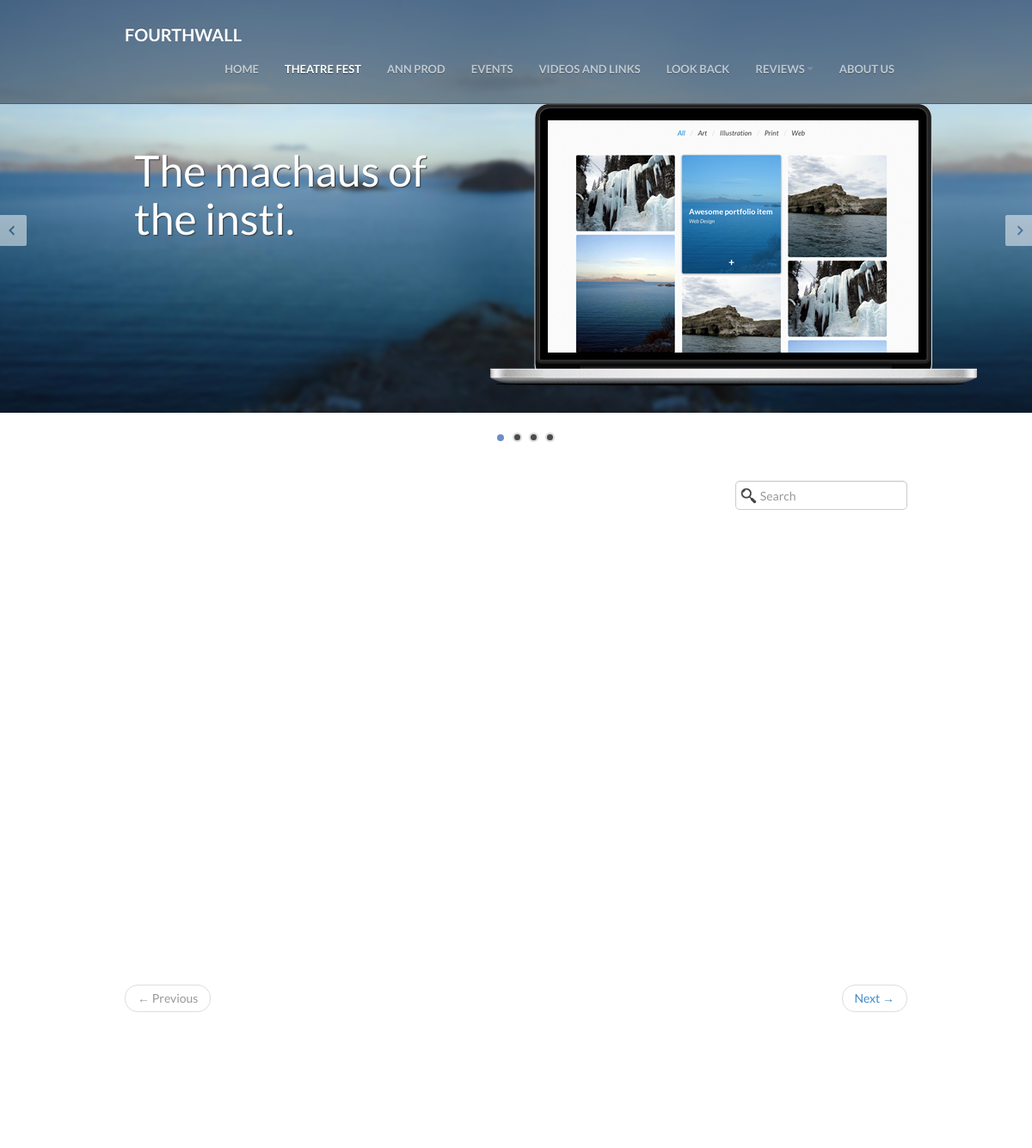
Page /theatre-fest.php?sub=all (upper part) on the earlier database version.
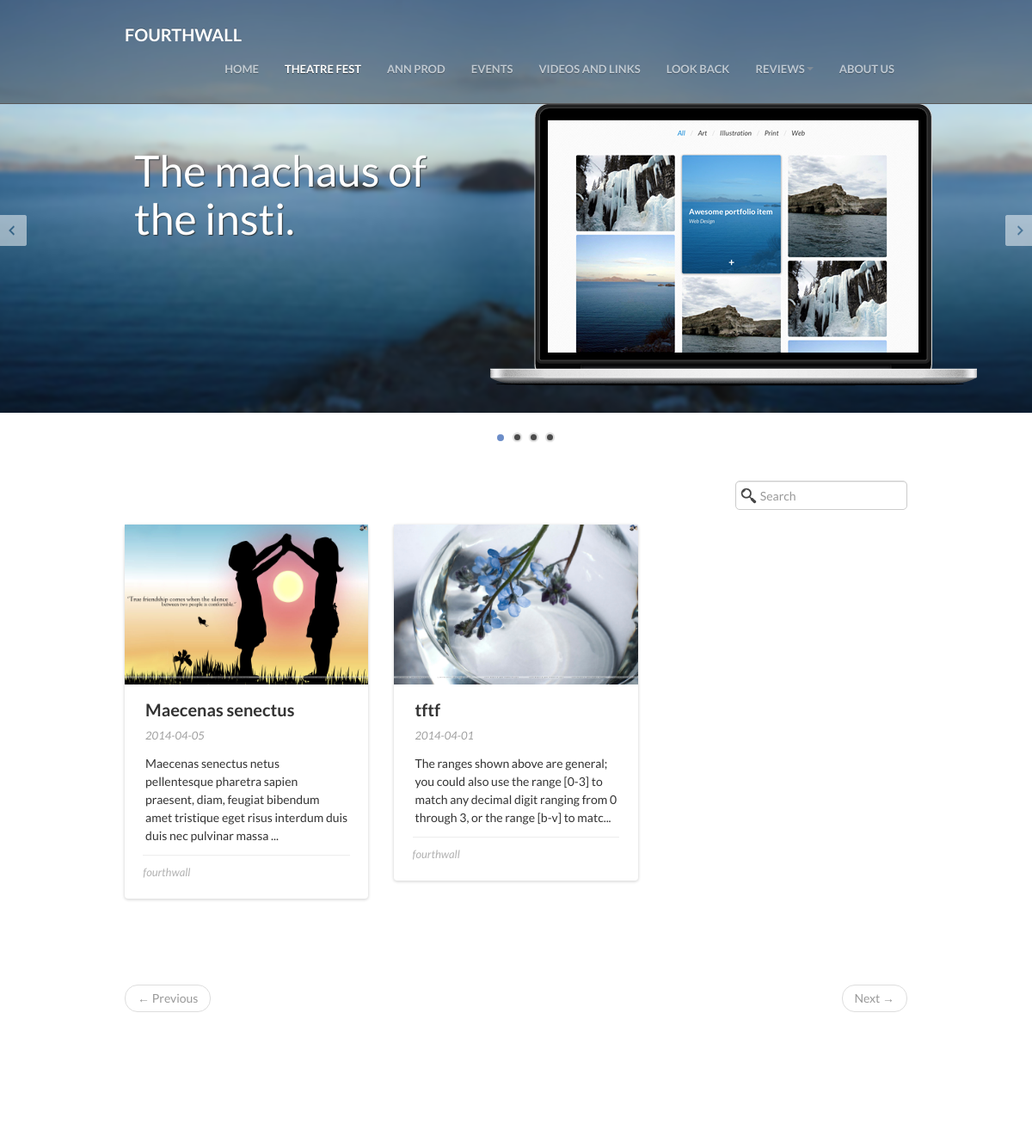
Same page on the later database version.
### tables this page shows
CREATE TABLE IF NOT EXISTS `tf` (
  `ID` int(11) NOT NULL AUTO_INCREMENT,
  `name` varchar(255) NOT NULL,
  `descr` text NOT NULL,
  `content` mediumtext,
  `dated` date DEFAULT NULL,
  `type` int(11) NOT NULL DEFAULT '1',
  PRIMARY KEY (`ID`)
);

### theatre-fest.php (the view, shortened to what this page needs)
<!DOCTYPE html>
<html>
<head>
    <link href="css/bootstrap/bootstrap.min.css" rel="stylesheet" />
    <link rel="stylesheet" href="css/compiled/bootstrap-overrides.css" type="text/css" />
    <link rel="stylesheet" type="text/css" href="css/compiled/theme.css" />
    <link rel="stylesheet" href="css/compiled/index.css" type="text/css" media="screen" />
    <link rel="stylesheet" type="text/css" href="css/lib/animate.css" media="screen, projection" />
    <link rel="stylesheet" href="css/compiled/blog.css" type="text/css" media="screen" />
</head>
<body class="pull_top">
    <?php include 'nav-bar fixed.php'; ?>
    <section id="feature_slider" class="lol">
        <article class="slide" id="showcasing" style="background: url('img/backgrounds/landscape.png') repeat-x top center;">
            <img class="asset left-30 sp600 t120 z1" src="img/slides/scene1/macbook.png" />
            <div class="info">
                <h2>The machaus of the insti.</h2>
            </div>
        </article>
    </section>
     <div id="blog">
        <div class="container">
            <div class="section_header">
                <input type="text" class="search-query form-control" placeholder="Search">
            </div>
            <?php
                if ((!isset($_GET['pagenum'])) || (!is_numeric($_GET['pagenum'])) || ($_GET['pagenum'] < 1)) { $pagenum = 1; }
                else { $pagenum = $_GET['pagenum']; }
                     $subt=$_GET['sub'];
                        if($_GET["sub"]=="all")
                        {$result = mysql_query("SELECT * FROM tf") or die('cant fetch data');}
                        else
                        {$result = mysql_query("SELECT * FROM tf WHERE type = $subt") or die('cant fetch data');}
                        $rows = mysql_num_rows($result);
                        $page_rows = 9;
                        $last = ceil($rows/$page_rows);
                        $max = ($pagenum - 1) * $page_rows;
                        if($_GET["sub"]=="all")
                        $result2 = mysql_query("SELECT  * from tf where ID > $max order by ID asc limit $page_rows") or die(mysql_error());
                        else
                        $result2 = mysql_query("SELECT  * from tf where ID > $max AND type = $subt order by ID asc limit $page_rows") or die(mysql_error());
                        echo '
                                    <div class="row post_row">';
                        while($row = mysql_fetch_array( $result2 ))
                        {
                                        $files = scandir('img/tf pics');
                                        foreach($files as $file)
                                        {
                                             if($file=='.' || $file == '..') continue;
                                              $picid=explode('.', $file);
                                              if(trim($picid[0])==$row["ID"]."@1")
                                              {
                                                $mainpic=$file;
                                                break;
                                              }
                                        }
                                    echo '
                                        <div class="col-sm-4">
                                            <div class="post">
                                                <div class="img">
                                                    <a href="blogpost.php?type=tf&id='. $row["ID"] .'">
                                                        <img src="img/tf pics/'.$mainpic.'" alt="" class="img-responsive" />
                                                    </a>
                                                </div>
                                                <div class="text">
                                                    <h5><a href="blogpost.php?type=tf&id='. $row["ID"] .'">'. $row["name"].'</a></h5>
                                                    <span class="date">'. $row["dated"] .'</span>
                                                    <p>
                                                    ' . substr($row["descr"], 0,150) ."...". '</p>
                                                </div>
                                                <div class="author_box">
                                                    <h6> fourthwall </h6>
                                                </div>
                                                <a class="plus_wrapper" href="blogpost.php?type=tf&id='. $row["ID"] .'">
                                                    <span>&#43;</span>
                                                </a>
                                            </div></div>';
                                            $mainpic="";
                               }
                            echo '</div>';
                            if($last==1)
                            {
                                    echo'
                                        <div class="paginator-container">
                                            <ul class="pager">
                                            <li class="previous disabled"><a href="#">&larr; Previous</a></li>
                                            <li class="next disabled"><a href="">Next &rarr;</a></li>
                                            </ul>
                                        </div>
                                    </div>
                                    </div>
                                </div>';
                            }
                           else if ($pagenum == 1)
                            {
                                 echo'
                                        <div class="paginator-container">
                                            <ul class="pager">
                                            <li class="previous disabled"><a href="#">&larr; Previous</a></li>
                                            <li class="next"><a href="'.$_SERVER['PHP_SELF'].'?pagenum='.($pagenum+1).'&sub='.$subt.'">Next &rarr;</a></li>
                                            </ul>
                                        </div>
                                    </div>
                                    </div>
                                </div>';
                            }
?>
</body>
</html>

### nav-bar fixed.php (shortened to what this page needs)
<div class="navbar navbar-inverse navbar-fixed-top" role="navigation">
    <div class="container">
        <div class="navbar-header">
            <a href="index.php" class="navbar-brand"><strong>FOURTHWALL</strong></a>
        </div>
        <div class="collapse navbar-collapse navbar-ex1-collapse" role="navigation">
            <ul class="nav navbar-nav navbar-right">
                <li id="home" ><a href="index.php">HOME</a></li>
                <li id="tfest" ><a href="theatre-fest.php?sub=all">THEATRE FEST</a></li>
                <li id="annprod" ><a href="ann-prod.php">ANN PROD</a></li>
                <li id="events" ><a href="events.php?sub=all">EVENTS</a></li>
                <li id="videos" ><a href="http://www.youtube.com/user/fourthwalliitb">VIDEOS AND LINKS</a></li>
                <li id="lookback" ><a href="lookback.php">LOOK BACK</a></li>
                <li id="reviews" class="dropdown">
                    <a href="#" class="dropdown-toggle" data-toggle="dropdown">REVIEWS<b class="caret"></b></a>
                </li>
                <li id="about" ><a href="about-us.php">ABOUT US</a></li>
            </ul>
        </div>
    </div>
</div>

### css/compiled/theme.css (style rules this page uses)
html { margin: 0; }
body { position: relative; -webkit-font-smoothing: antialiased; font-family: 'Lato', sans-serif !important; padding-top: 107px; line-height: 20px; }
body h1, body h2, body h3, body h4, body h5, body h6, body .h1, body .h2, body .h3, body .h4, body .h5, body .h6 { font-family: 'Lato', sans-serif !important; font-weight: bold; color: inherit; text-rendering: optimizelegibility; }
body h1, body h2, body h3 { line-height: 40px; }
body h2 { font-size: 31.5px; }
input[type="text"], input[type="password"], input[type="submit"], textarea { font-family: 'Lato', Helvetica; }
body.pull_top { padding-top: 0px !important; }
.navbar { padding: 10px 0px 10px 0px; }
.navbar.navbar-inverse { background: rgba(0, 0, 0, 0.4); border-bottom: 1px solid #585858; }
.navbar.navbar-inverse .nav > li > a { font-size: 13px; font-weight: bold; color: #fff; text-shadow: 0 1px 0 rgba(0, 0, 0, 0.5); opacity: .6; filter: alpha(opacity=60); -webkit-transition: all .2s linear; -moz-transition: all .2s linear; transition: all .2s linear; padding: 10px 15px 10px; text-decoration: none; }
.navbar.navbar-inverse .nav > li.active > a { color: #fff; opacity: 1; filter: alpha(opacity=100); background-color: transparent; }
.navbar .container { margin-top: 10px; margin-bottom: 10px; -webkit-transition: margin .2s ease-in-out; -moz-transition: margin .2s ease-in-out; transition: margin .2s ease-in-out; }
.navbar .container .navbar-header .navbar-brand { color: #fff; text-shadow: 0 -1px 0 rgba(0, 0, 0, 0.25); font-size: 20px; margin-left: -20px; padding: 10px 20px 10px; }
.navbar .container .collapse .nav .dropdown .caret { margin-bottom: 4px; }
.section_header { width: 100%; margin-bottom: 60px; }

### css/compiled/index.css (style rules this page uses)
#feature_slider { height: 720px; height: 480px; background: #262626; z-index: 1; margin-bottom: 40px; }
#feature_slider .slide { width: 100%; height: 480px; position: absolute; display: none; overflow: hidden; z-index: 1; -webkit-background-size: cover !important; -moz-background-size: cover !important; -o-background-size: cover !important; background-size: cover !important; }
#feature_slider .slide.active { z-index: 2; }
#feature_slider .slide#showcasing .info { position: absolute; top: 150px; left: 13%; width: 30%; display: none; z-index: 10; }
#feature_slider .slide#showcasing .info h2 { color: #fff; font-size: 50px; font-weight: normal; line-height: 56px; text-shadow: 1px 1px 1px #31393d; }
#feature_slider .slide .info { display: none; z-index: 10; }
#feature_slider .slide .asset, #feature_slider .slide .fade { position: absolute; display: none; }

### css/compiled/blog.css (style rules this page uses)
#blog { margin-top: 70px; }
#blog .section_header input[type="text"] { float: right; margin-top: 9px; background: url("../../img/search.png") white no-repeat 5px; padding-left: 28px; width: 22%; border-radius: 5px; }
#blog .post_row { margin-bottom: 40px; height: 495px; }
#blog .post_row .post { background: #fff; margin-left: 0; border-radius: 4px; box-shadow: 0 1px 3px 1px #E0E0E0; }
#blog .post_row .post .img { position: relative; }
#blog .post_row .post .img img { min-height: 186px; }
#blog .post_row .post .text { margin: 18px auto 0; width: 83%; }
#blog .post_row .post .text h5 { margin: 0 0 8px 0; font-size: 20px; line-height: 23px; }
#blog .post_row .post .text h5 a { color: #333; }
#blog .post_row .post .text span.date { color: #9F9F9F; display: block; margin-bottom: 12px; font-style: italic; font-size: 13px; }
#blog .post_row .post .text p { margin: 0; line-height: 21px; font-size: 14px; }
#blog .post_row .post .author_box { margin: 12px auto 0; border-top: 1px solid #EDEDED; overflow: hidden; text-align: left; width: 85%; padding-top: 12px; padding-bottom: 20px; }
#blog .post_row .post .author_box h6 { margin: 0 0 3px 0; font-size: 13px; line-height: 15px; font-style: italic; font-weight: normal; color: #B2B2B2; }
#blog .paginator-container { text-align: center; }

Differences in the rows shown:
added tf: shows a picture, name "Maecenas senectus", dated "2014-04-05", descr "Maecenas senectus netus pellentesque pharetra sapien praesent, diam, feugiat bibendum amet tristique eget risus interdum duis duis nec pulvinar massa"
added tf: shows a picture, name "tftf", dated "2014-04-01", descr "The ranges shown above are general; you could also use the range [0-3] to match any decimal digit ranging from 0 through 3, or the range [b-v] to matc"
